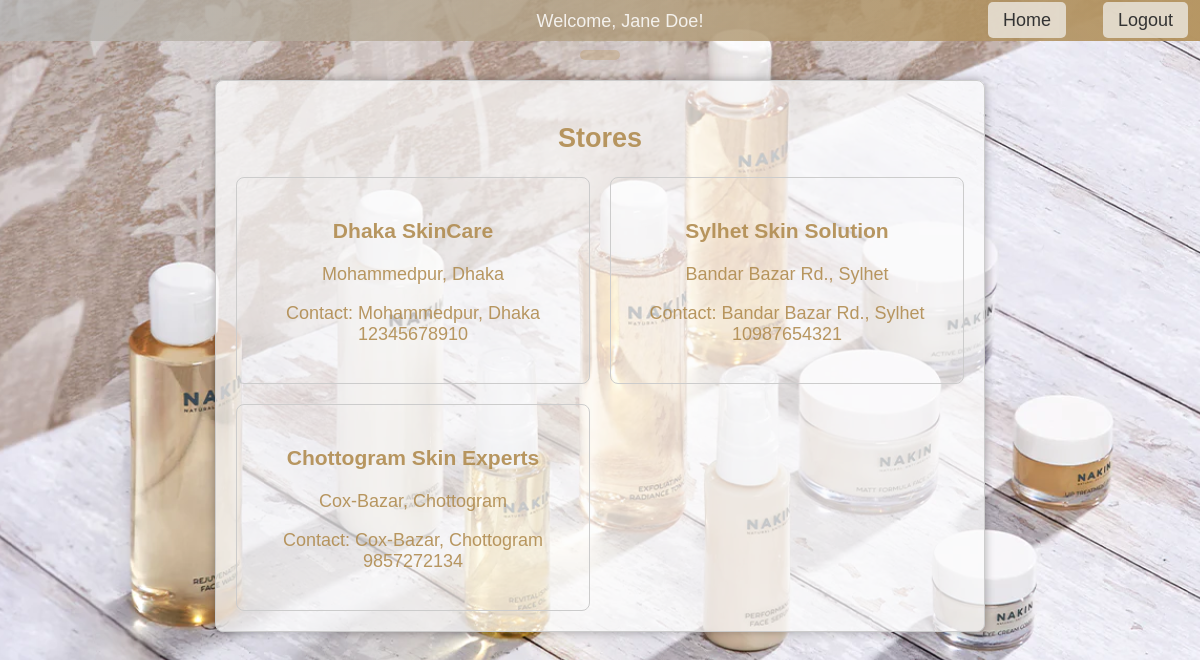
Page /stores.php (signed in) on the committed database.
### tables this page shows
CREATE TABLE `users` (
  `id` int(11) NOT NULL,
  `fullname` varchar(100) NOT NULL,
  `email` varchar(100) NOT NULL,
  `password` varchar(255) NOT NULL,
  `phone` varchar(20) NOT NULL,
  `gender` varchar(10) DEFAULT NULL,
  `skin_type` varchar(20) DEFAULT NULL,
  `region` varchar(20) DEFAULT NULL,
  `sun_exposure` int(11) DEFAULT NULL,
  `allergies` varchar(3) DEFAULT NULL
);

CREATE TABLE `stores` (
  `store_id` int(11) NOT NULL,
  `store_name` varchar(100) NOT NULL,
  `store_address` varchar(100) NOT NULL,
  `store_contact` varchar(100) NOT NULL,
  `store_region` varchar(100) NOT NULL
);

### stores.php (the view, shortened to what this page needs)
<?php
include 'dbcon.php';
$storesQuery = "SELECT * FROM stores";
$storesResult = $conn->query($storesQuery);
?>
<!DOCTYPE html>
<html lang="en">
<head>
    <link rel="stylesheet" href="./css/search.css">
</head>
<body>
    <nav class="navbar">
        <div class="navbar-left">
            <span class="welcome-message">
                <?php
                if (isset($_SESSION['user_id'])) {
                    $user_id = $_SESSION['user_id'];
                    $sql = "SELECT fullname FROM users WHERE id = '$user_id'";
                    $result = $conn->query($sql);
                    if ($result->num_rows > 0) {
                        $row = $result->fetch_assoc();
                        echo "Welcome, " . $row['fullname'] . "!";
                    }
                }
                ?>
            </span>
        </div>
        <div class="navbar-right">
            <a href="dashboard.php" class="btn-logout">Home</a>
            <a href="logout.php" class="btn-logout">Logout</a>
        </div>
    </nav>
    <div class="container">
        <div class="user-details">
        </div>
        <div class="search-results">
            <h2>Stores</h2>
            <div class="search-results-products">
                <?php
                if ($storesResult->num_rows > 0) {
                    echo "<div class='product-grid'>";
                    while ($storeRow = $storesResult->fetch_assoc()) {
                        echo "<div class='product'>";
                        echo "<h3>" . $storeRow['store_name'] . "</h3>";
                        echo "<p class='store-address'>" . $storeRow['store_address'] . "</p>";
                        echo "<p class='store-contact'>Contact: " . $storeRow['store_contact'] . "</p>";
                        echo "</div>";
                    }
                    echo "</div>";
                } else {
                    echo "<div class='no-results'>No stores found.</div>";
                }
                ?>
            </div>
        </div>
    </div>
</body>
</html>

### css/search.css (style rules this page uses)
body { margin: 0; font-family: Arial, sans-serif; font-size: 18px; background-image: url('../media/SEARCH.jpg'); background-size: cover; background-position: center; }
.navbar { display: flex; justify-content: space-between; align-items: center; background: linear-gradient(to right, #b6b6b6cb, #af8a4ee3); padding: 10px 20px; position: fixed; top: 0; width: 100%; z-index: 1000; color: rgba(255, 255, 255, 0.842); }
h2 { color: #af8a4ee3; }
.btn-logout { text-decoration: none; padding: 8px 15px; margin-right: 2rem; border-radius: 5px; border: none; cursor: pointer; background-color: #e7e0d5e3; color: #333; transition: background-color 0.3s ease; }
.welcome-message { position: absolute; top: 50%; left: 50%; transform: translate(-50%, -50%); }
.container { text-align: center; padding: 40px; border-radius: 10px; display: flex; flex-direction: column; justify-content: flex-start; align-items: center; margin: 0 auto; margin-top: 10px; }
.user-details { border-radius: 10px; background-color: #af8a4e50; box-shadow: 0 0 10px rgba(165, 153, 153, 0.2); padding: 5px 20px 5px 20px; text-align: center; margin-bottom: 20px; }
.search-results { background-color: rgba(253, 253, 253, 0.712); box-shadow: 0 0 10px rgba(0, 0, 0, 0.2); width: 65%; padding: 20px; border: 1px solid #ccc; border-radius: 8px; text-align: center; box-shadow: 0 0 10px rgba(0, 0, 0, 0.3); }
.search-results .search-results-products { color: #af8a4ee3; }
.product-grid { display: grid; grid-template-columns: repeat(auto-fill, minmax(250px, 1fr)); grid-gap: 20px; }
.product { border: 1px solid #ccc; padding: 20px; border-radius: 8px; text-align: center; }

### rows in the picture
users: fullname "Jane Doe"
stores: store_name "Dhaka SkinCare", store_address "Mohammedpur, Dhaka", store_contact "Mohammedpur, Dhaka 12345678910"
stores: store_name "Sylhet Skin Solution", store_address "Bandar Bazar Rd., Sylhet", store_contact "Bandar Bazar Rd., Sylhet 10987654321"
stores: store_name "Chottogram Skin Experts", store_address "Cox-Bazar, Chottogram", store_contact "Cox-Bazar, Chottogram 9857272134"
